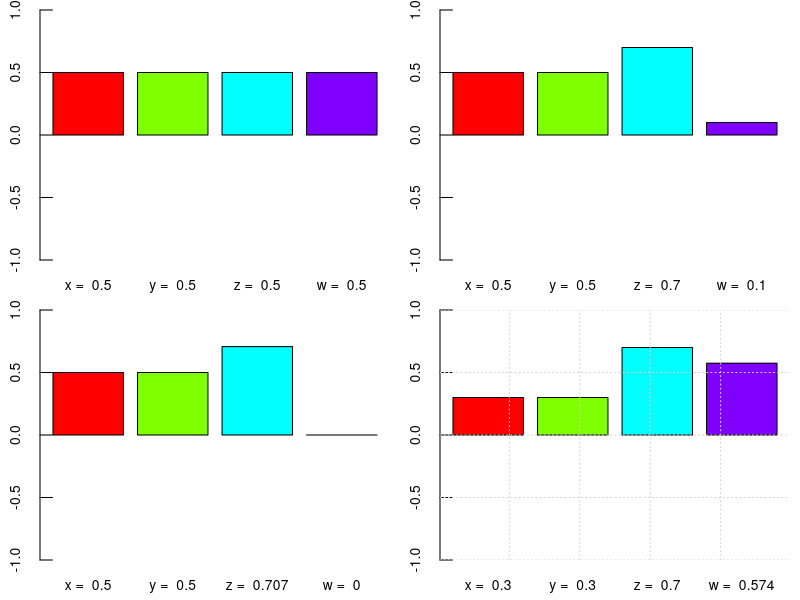
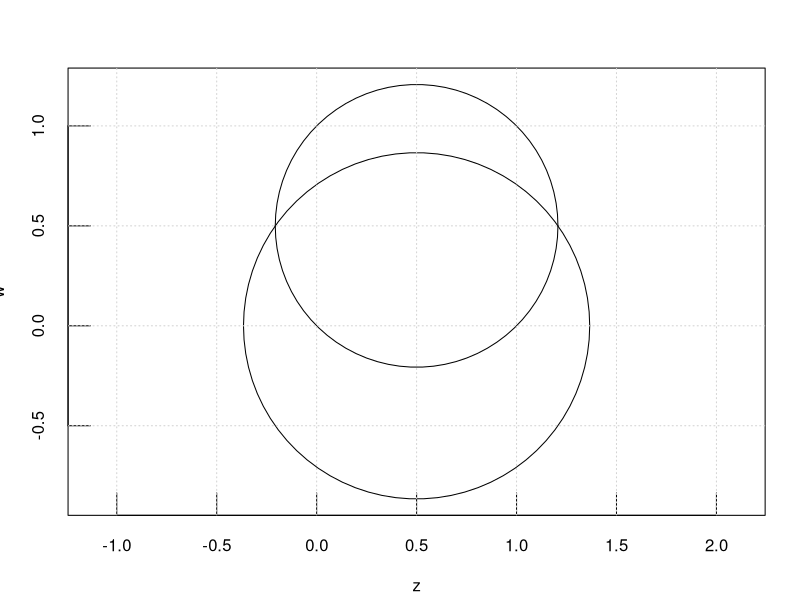

These figures' R source, in order:
## ---- chunk 1
op <- par(
  mfrow = c(2,2),
  mai = c(0.4,0.4,0.1,0.1),
  tck = 0.05
)

labs <- c("x = ","y = ","z = ","w = ")
cols <- rainbow(4)
lims <- c(-1,1)

w1 <- sqrt(1 - 0.5^2 - 0.5^2 - 0.5^2)
s1 <- c(0.5,0.5,0.5,w1)
labs1 <- paste(labs, signif(s1, digits = 3))
barplot(s1, names.arg = labs1, col = cols, ylim = lims)

w2 <- sqrt(1 - 0.5^2 - 0.5^2 - 0.7^2)
s2 <- c(0.5,0.5,0.7,w2)
labs2 <- paste(labs, signif(s2, digits = 3))
barplot(s2, names.arg = labs2, col = cols, ylim = lims)

z3 <- sqrt(1 - 0.5^2 - 0.5^2 - 0.0^2)
s3 <- c(0.5,0.5,z3,0)
labs3 <- paste(labs, signif(s3, digits = 3))
barplot(s3, names.arg = labs3, col = cols, ylim = lims)


w4 <- sqrt((1 - 0.3^2 - 0.3^2 - 0.7^2))
s4 <- c(0.3,0.3,0.7,w4)
labs4 <- paste(labs, signif(s4, digits = 3))
barplot(s4, names.arg = labs4, col = cols, ylim = lims)


# sqrt(sum(s1^2))
# sqrt(sum(s2^2))
# sqrt(sum(s3^2)) ## norm(s3, "F")
# sqrt(sum(s4^2))

grid()
par(op)
## ---- chunk 2

upper.half.circle <- function(x=0,y=0,r=1,nsteps=100){  
  rs <- seq(0,pi,len=nsteps) 
  x <- x+r*cos(rs) 
  y <- y+r*sin(rs) 
  list(x=x, y=y)
} 
lower.half.circle <- function(x=0,y=0,r=1,nsteps=100){  
  rs <- seq(0,pi,len=nsteps) 
  x <- x-r*cos(rs) 
  y <- y-r*sin(rs) 
  list(x=x, y=y)
} 


uc1 <- upper.half.circle(x=0.5,y=0.5,r=sqrt(0.5),nsteps=40)
lc1 <- lower.half.circle(x=0.5,y=0.5,r=sqrt(0.5),nsteps=40)
# lc1 <- list(x=uc1$x, y=-uc1$y)

uc2 <- upper.half.circle(x=0.5,y=0,r=sqrt(0.75),nsteps=40)
lc2 <- lower.half.circle(x=0.5,y=0,r=sqrt(0.75),nsteps=40)
# lc2 <- list(x=uc2$x, y=-uc2$y)

plot(x=range(uc1$x,uc2$x), y=range(uc1$y, lc1$y,uc2$y, lc2$y), 
     asp=1, 
     type = "n", xlab = "z", ylab = "w", 
     # xlim = c(-.8,.8), ylim = c(-.7,.7),
     tck = 0.05
     )
lines(uc1)
lines(lc1)
lines(uc2)
lines(lc2)
grid()

# max(uc$y)
